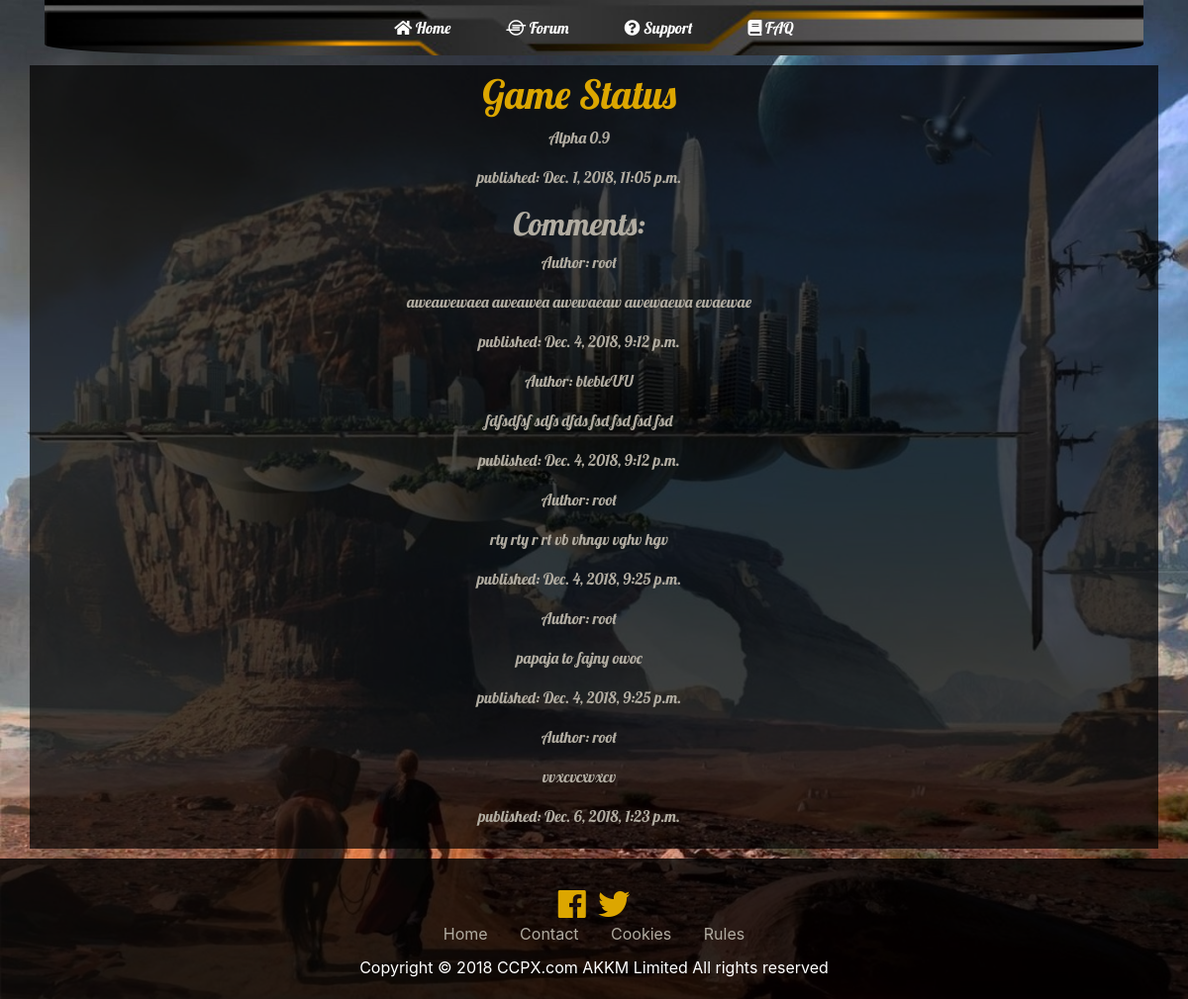
/1/, run on the app's committed database.
### mainPage/models.py (models this page shows, shortened)
class Post(models.Model):
    author = models.ForeignKey('auth.User', on_delete=models.CASCADE)
    title = models.CharField(max_length=200)
    text = models.TextField()
    comments = models.ManyToManyField(Comment, blank=True)
    created_date = models.DateTimeField(default=timezone.now)
    published_date = models.DateTimeField(blank=True, null=True)

class Comment(models.Model):
    author = models.ForeignKey('auth.User', on_delete=models.CASCADE)
    text = models.TextField()
    created_date = models.DateTimeField(default=timezone.now)

### mainPage/views.py (the view, shortened to what this page needs)
# urls.py: path('<int:id_of_article>/', views.show_article_details, name='show_article_details'),
def show_article_details(request, id_of_article):
    post = Post.objects.get(id=id_of_article)
    form = CommentForm()
    return render(request, 'articleDetail.html', {'post': post, 'form': form})

### mainPage/templates/articleDetail.html (shortened to what this page needs)
<!doctype html>
<html lang="en">
<head>
    {% load static %}
    <link rel="stylesheet" href="https://stackpath.bootstrapcdn.com/bootstrap/4.1.3/css/bootstrap.min.css">
    <link rel="stylesheet" href="{% static 'mainPage/mainPageCss.css' %}" type="text/css">
    <link rel="stylesheet" href="https://use.fontawesome.com/releases/v5.5.0/css/all.css">
</head>
<body>
    <div class="container">
        <nav class="navbar navbar-expand-md navbar-dark center">
            <div class="custom-center">
                <div class="collapse navbar-collapse" id="navbarNav">
                    <ul class="navbar-nav">
                        <li class="nav-item active">
                            <a class="nav-link " href="../"><i class="fas fa-home"></i> Home</a>
                        </li>
                        <li class="nav-item active">
                            <a class="nav-link" href="../forum/"><i class="fab fa-ioxhost"></i> Forum</a>
                        </li>
                        <li class="nav-item active">
                            <a class="nav-link" href="../support/"><i class="fas fa-question-circle"></i> Support</a>
                        </li>
                        <li class="nav-item active">
                            <a class="nav-link " href="../faq/"><i class="fas fa-book"></i> FAQ</a>
                        </li>
                    </ul>
                </div>
            </div>
        </nav>
    </div>
    <div class="container infoPanel">
        <div class="row col-lg-12 text-center">
            <div class="col-lg-12 ">
                <h1><a href="">{{ post.title }}</a></h1>
                <p>{{ post.text|linebreaksbr }}</p>
                <p>published: {{ post.published_date }}</p>
                <h2>Comments: </h2>
                {% for comment in post.comments.all %}
                    <p>Author: {{ comment.author }}</p>
                    <p>{{ comment.text }}</p>
                    <p>published: {{ comment.created_date }}</p>
                {% endfor %}
            </div>
        </div>
    </div>
    <div class="footer">
        <footer>
            <div class="container">
                <div class="row">
                    <ul class="list-inline custom-center">
                        <li class="list-inline-item">
                            <a href="#"><i class="fab fa-facebook fa-2x"></i></a>
                        </li>
                        <li class="list-inline-item">
                            <a href="#"><i class="fab fa-twitter fa-2x"></i></a>
                        </li>
                    </ul>
                </div>
                <div class="row">
                    <ul class="menu list-inline custom-center">
                        <li class="list-inline-item">
                            <a href="#">Home</a>
                        </li>
                        <li class="list-inline-item">
                            <a href="/kontakt/kontakt">Contact</a>
                        </li>
                        <li class="list-inline-item">
                            <a href="/kontakt/cookies">Cookies</a>
                        </li>
                        <li class="list-inline-item">
                            <a href="/kontakt/zasady">Rules</a>
                        </li>
                    </ul>
                </div>
                <div class="row">
                    <p class="custom-center" style="color: white; margin-top: 10px">Copyright © 2018 CCPX.com AKKM Limited All rights reserved</p>
                </div>
            </div>
        </footer>
    </div>
</body>
</html>

### mainPage/static/mainPage/mainPageCss.css (style rules this page uses)
body { background: url('sci_fi_space_station_wallpaper.jpg') no-repeat; background-size: cover; height: 100%; }
nav { background: url('../cityMap/assets/yellowBackground3.png'); background-size: 100%; border-bottom-left-radius: 20%; border-bottom-right-radius: 20%; font-family: 'Lobster'; }
.custom-center { margin: auto; }
nav li { margin-left: 20px; margin-right: 20px; }
.infoPanel { padding: 5px; color:#b1aca1; margin-top: 10px; font-family: 'Lobster'; background: rgb(0, 0, 0, 0.7); }
a, a:hover { color: #dca600; }
footer { background: rgb(0, 0, 0, 0.8); padding-top: 30px; padding-bottom: 20px; margin-top: 10px; }
footer .menu li a { color:#b1aca1; padding: 10px; text-decoration:none; }

### data on the page
Post: title "Game Status", text "Alpha 0.9", published_date "Dec. 1, 2018, 11:05 p.m."
Comment: author "root", text "aweawewaea aweawea awewaeaw awewaewa ewaewae", created_date "Dec. 4, 2018, 9:12 p.m."
Comment: author "blebleUU", text "fdfsdfsf sdfs dfds fsd fsd fsd fsd", created_date "Dec. 4, 2018, 9:12 p.m."
Comment: author "root", text "rty rty r rt vb vhngv vghv hgv", created_date "Dec. 4, 2018, 9:25 p.m."
Comment: author "root", text "papaja to fajny owoc", created_date "Dec. 4, 2018, 9:25 p.m."
Comment: author "root", text "vvxcvcxvxcv", created_date "Dec. 6, 2018, 1:23 p.m."
